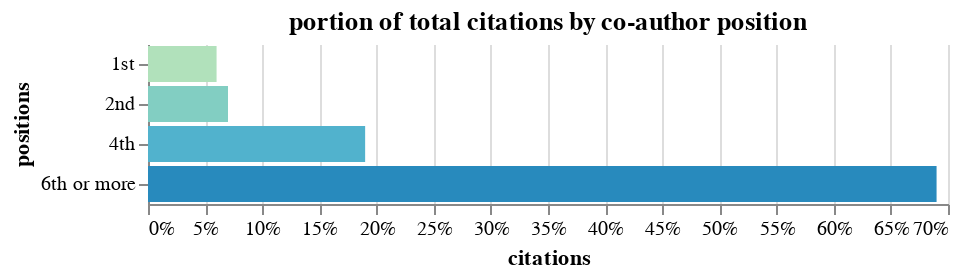

Notebook code cell kept with this figure:
### Markdown cell above
# Plot w/ Altair

### Code cell
def bar_chart(df):
    return alt.Chart(df).mark_bar().encode(
        alt.X('citations', axis=alt.Axis(format='%')),
        y='positions',
        color=alt.Color(
            "positions", 
            scale=alt.Scale(scheme="greenblue"), 
            legend=None
            )
        ).properties(
            title='portion of total citations by co-author position'
        ).configure_axisX(
            labelAngle=0
        ).configure_view(
            strokeWidth=0
        )


bar_chart(percents_df).display()

### Figure 1 — Vega-Lite specification as saved in the notebook (floating-point values rounded to 4 significant figures)
{"config": {"view": {"continuousWidth": 400, "continuousHeight": 300, "strokeWidth": 0}, "axisX": {"labelAngle": 0}}, "data": {"name": "data-b387aad2d29f34429d1008364bd093b7"}, "mark": "bar", "encoding": {"color": {"type": "nominal", "field": "positions", "legend": null, "scale": {"scheme": "greenblue"}}, "x": {"type": "quantitative", "axis": {"format": "%"}, "field": "citations"}, "y": {"type": "nominal", "field": "positions"}}, "title": "portion of total citations by co-author position", "$schema": "https://vega.github.io/schema/vega-lite/v4.0.2.json", "datasets": {"data-b387aad2d29f34429d1008364bd093b7": [{"positions": "1st", "citations": 0.06}, {"positions": "2nd", "citations": 0.07}, {"positions": "4th", "citations": 0.19}, {"positions": "6th or more", "citations": 0.69}]}}
